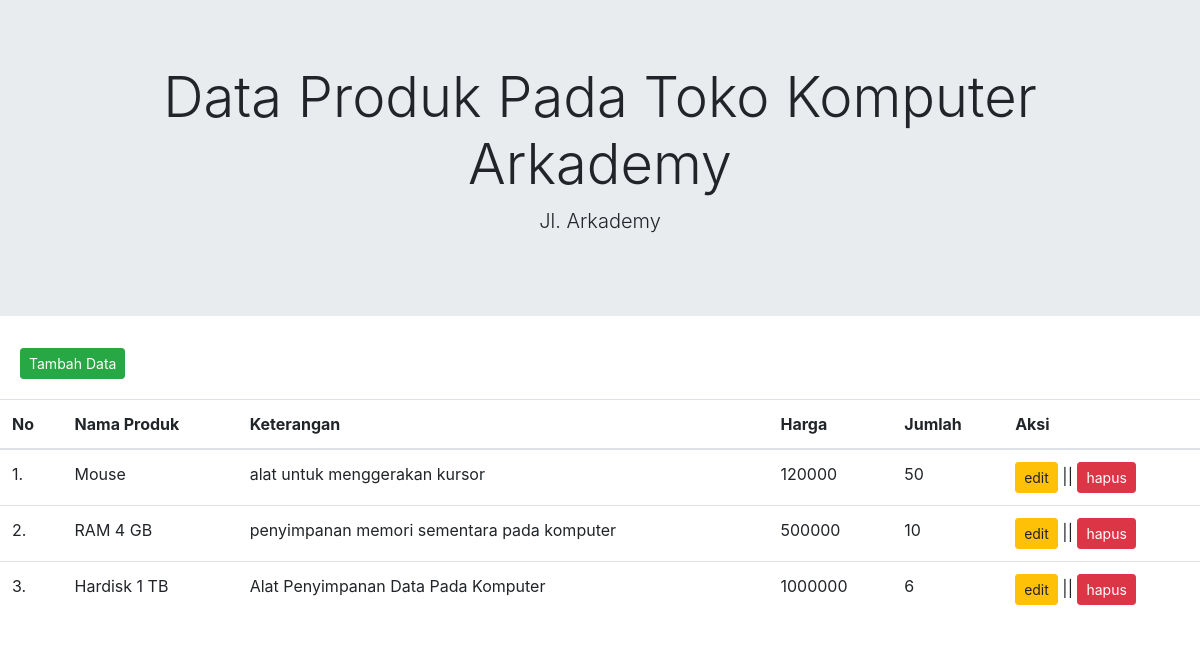
The page / on the database its author committed.
### tables this page shows
CREATE TABLE `produk` (
  `id_produk` int(11) NOT NULL,
  `nama_produk` varchar(50) NOT NULL,
  `keterangan` varchar(50) NOT NULL,
  `harga` int(11) NOT NULL,
  `jumlah` int(11) NOT NULL
);

### index.php (the view, shortened to what this page needs)
<?php require_once 'koneksi.php'; ?>
<!doctype html>
<html lang="en">
  <head>
    <link rel="stylesheet" href="https://cdn.jsdelivr.net/npm/bootstrap@4.5.3/dist/css/bootstrap.min.css">
  </head>
  <body>
    <div class="jumbotron jumbotron-fluid">
      <div class="container">
        <h1 class="display-4 text-center">Data Produk Pada Toko Komputer Arkademy</h1>
        <p class="lead text-center">Jl. Arkademy</p>
      </div>
    </div>
    <div style="padding-left: 20px; margin-bottom: 20px;">
        <a href="tambah.php" class="btn btn-success btn-sm"> Tambah Data </a>
    </div>
    <table class="table table-hover">
      <thead>
        <tr>
          <th scope="col">No</th>
          <th scope="col">Nama Produk</th>
          <th scope="col">Keterangan</th>
          <th scope="col">Harga</th>
          <th scope="col">Jumlah</th>
          <th scope="col">Aksi</th>
        </tr>
      </thead>
      <tbody>
       <?php
          $no = 1;
          $query = mysqli_query($kon, "SELECT * FROM produk");
          while ($data = mysqli_fetch_array($query)) { ?>
          <tr>
            <td><?= $no++; ?>.</td>
            <td><?= $data['nama_produk']; ?></td>
            <td><?= $data['keterangan']; ?></td>
            <td><?= $data['harga']; ?></td>
            <td><?= $data['jumlah']; ?></td>
            <td>
                <a href="edit.php?id_produk=<?=$data['id_produk']?>" class="btn btn-warning btn-sm">edit </a> ||
                <a href="delete.php?id_produk=<?=$data['id_produk']?>" class="btn btn-danger btn-sm" onclick="return confirm('Yakin Ingin Menghapus Data Produk Ini ?');">hapus</a>
            </td>
          </tr>
        <?php } ?>
        </tbody>
    </table>
  </body>
</html>

### rows shown on the page
produk: nama_produk "Mouse", keterangan "alat untuk menggerakan kursor", harga "120000", jumlah "50"
produk: nama_produk "RAM 4 GB", keterangan "penyimpanan memori sementara pada komputer", harga "500000", jumlah "10"
produk: nama_produk "Hardisk 1 TB", keterangan "Alat Penyimpanan Data Pada Komputer", harga "1000000", jumlah "6"
